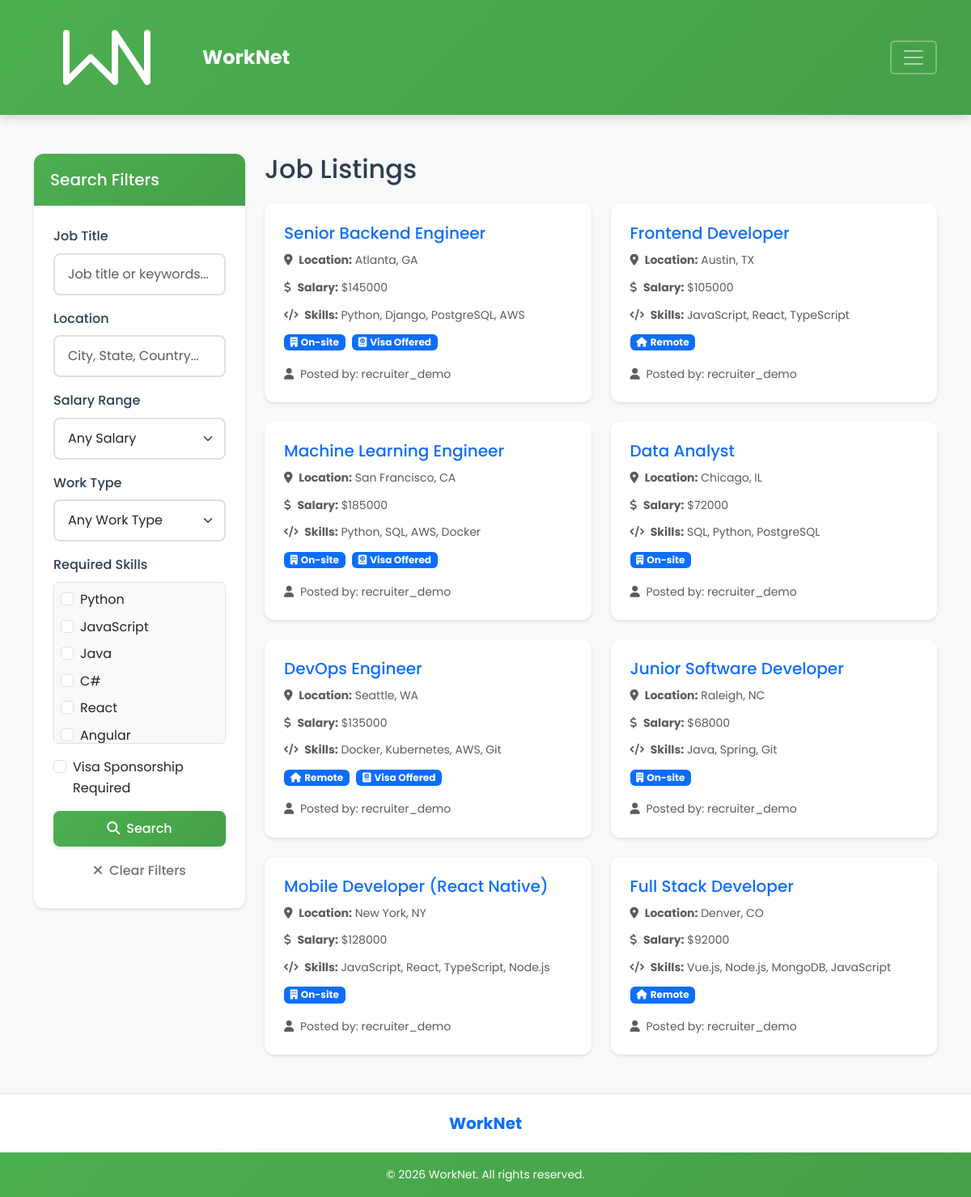
Page /job_board/ on the committed database.
### job_board/models.py (models this page shows, shortened)
class JobListing(models.Model):
    STATUS_CHOICES = [
        ('approved', 'Approved'),
        ('rejected', 'Rejected'),
        ('removed', 'Removed'),
    ]
    recruiter = models.ForeignKey(Account, on_delete=models.CASCADE, related_name='listings', limit_choices_to={'account_type': 'recruiter'}, null=True, blank=True)
    title = models.CharField(max_length=200)
    skills = models.CharField(max_length=100)
    location = models.CharField(max_length=100)
    latitude = models.FloatField(null=True, blank=True, help_text='Latitude for map display (auto-geocoded)')
    longitude = models.FloatField(null=True, blank=True, help_text='Longitude for map display (auto-geocoded)')
    salary = models.IntegerField(default=50000)
    is_remote = models.BooleanField(default=False)
    is_visa_offered = models.BooleanField(default=False)
    status = models.CharField(max_length=10, choices=STATUS_CHOICES, default='approved')
    rejection_reason = models.TextField(blank=True)

### accounts/models.py (models this page shows)
class Account(AbstractUser):
    ACCOUNT_TYPES = (
        ('recruiter', 'Recruiter'),
        ('seeker', 'Seeker'),
        ('admin', 'Administrator'),
    )
    account_type = models.CharField(max_length=10, choices=ACCOUNT_TYPES)
    email = models.EmailField(blank=True, null=True, help_text='Email address for the account')
    location = models.CharField(max_length=100, blank=True)
    skills = models.ManyToManyField(Skill, blank=True)
    projects = models.ManyToManyField(Project, blank=True)
    bio = models.TextField(blank=True)
    years_of_experience = models.PositiveIntegerField(default=0)
    is_suspended = models.BooleanField(default=False)
    suspension_reason = models.TextField(blank=True)
    suspension_date = models.DateTimeField(null=True, blank=True)
    profile_visibility = models.CharField(
        max_length=10,
        choices=[('public', 'Public'), ('private', 'Private')],
        default='public',
        help_text='Control overall profile visibility to recruiters'
    )
    hide_location = models.BooleanField(default=False, help_text='Hide location from recruiters')
    hide_skills = models.BooleanField(default=False, help_text='Hide skills from recruiters')
    hide_experience = models.BooleanField(default=False, help_text='Hide years of experience from recruiters')
    hide_projects = models.BooleanField(default=False, help_text='Hide projects from recruiters')

### job_board/views.py (the view, shortened to what this page needs)
# urls.py: path('', views.index, name='home.index'),
def index(request):
    all_jobs = JobListing.objects.filter(status='approved')
    recommended_jobs = []
    user_has_skills = False
    if request.user.is_authenticated and request.user.account_type == 'seeker':
        user_has_skills = len(get_user_skills(request.user)) > 0
        recommended_jobs = get_recommended_jobs(request.user, all_jobs)
    title = request.GET.get('title', '')
    location = request.GET.get('location', '')
    salary_range = request.GET.get('salary_range', '')
    work_type = request.GET.get('work_type', '')
    skills = request.GET.getlist('skills')
    visa_sponsorship = request.GET.get('visa_sponsorship')
    distance = request.GET.get('distance', '')
    map_north = request.GET.get('map_north')
    map_south = request.GET.get('map_south')
    map_east = request.GET.get('map_east')
    map_west = request.GET.get('map_west')
    search_jobs = all_jobs
    if title:
        search_jobs = search_jobs.filter(title__icontains=title)
    if location:
        search_jobs = search_jobs.filter(location__icontains=location)
    if work_type == 'remote':
        search_jobs = search_jobs.filter(is_remote=True)
    elif work_type == 'onsite':
        search_jobs = search_jobs.filter(is_remote=False)
    if skills:
        for skill in skills:
            search_jobs = search_jobs.filter(skills__icontains=skill)
    if visa_sponsorship:
        search_jobs = search_jobs.filter(is_visa_offered=True)
    try:
        distance = float(distance) if distance else None
    except ValueError:
        distance = None
    jobs = search_jobs
    return render(request, 'job_board/index.html', {
        'jobs': jobs,  # Search results (for backward compatibility)
        'all_jobs': all_jobs,  # All jobs (unfiltered)
        'search_jobs': search_jobs,  # Search results (explicit)
        'recommended_jobs': recommended_jobs,  # Recommended jobs for job seekers
        'user_has_skills': user_has_skills  # Whether user has skills filled in
    })

### job_board/templates/job_board/index.html (shortened to what this page needs)
{% extends 'base.html' %}
{% block content %}
<div class="container py-4">
  <div class="row">
    <div class="col-lg-3 mb-4" id="filtersSidebar" {% if user.is_authenticated and user.account_type == 'seeker' %}style="display: none;"{% endif %}>
      <div class="card">
        <div class="card-header">
          <h5 class="mb-0">Search Filters</h5>
        </div>
        <div class="card-body">
          <form method="get" action="{% url 'job_board.index' %}" id="jobSearchForm">
            <div class="mb-3">
              <label for="jobTitle" class="form-label">Job Title</label>
              <input type="text" class="form-control" id="jobTitle" name="title" value="{{ request.GET.title }}" placeholder="Job title or keywords...">
            </div>
            <div class="mb-3">
              <label for="location" class="form-label">Location</label>
              <input type="text" class="form-control" id="location" name="location" value="{{ request.GET.location }}" placeholder="City, State, Country...">
            </div>
            <div class="mb-3">
              <label for="salaryRange" class="form-label">Salary Range</label>
              <select class="form-select" id="salaryRange" name="salary_range">
                <option value="">Any Salary</option>
              </select>
            </div>
            <div class="mb-3">
              <label for="workType" class="form-label">Work Type</label>
              <select class="form-select" id="workType" name="work_type">
                <option value="">Any Work Type</option>
              </select>
            </div>
            <div class="mb-3">
              <label class="form-label">Required Skills</label>
              <div class="skills-container" style="max-height: 200px; overflow-y: auto;">
                <div class="form-check">
                  <input class="form-check-input" type="checkbox" id="skillPython" name="skills" value="Python" {% if 'Python' in request.GET.skills %}checked{% endif %}>
                  <label class="form-check-label" for="skillPython">Python</label>
                </div>
                <div class="form-check">
                  <input class="form-check-input" type="checkbox" id="skillJavaScript" name="skills" value="JavaScript">
                  <label class="form-check-label" for="skillJavaScript">JavaScript</label>
                </div>
                <div class="form-check">
                  <input class="form-check-input" type="checkbox" id="skillJava" name="skills" value="Java">
                  <label class="form-check-label" for="skillJava">Java</label>
                </div>
                <div class="form-check">
                  <input class="form-check-input" type="checkbox" id="skillCSharp" name="skills" value="C#">
                  <label class="form-check-label" for="skillCSharp">C#</label>
                </div>
                <div class="form-check">
                  <input class="form-check-input" type="checkbox" id="skillReact" name="skills" value="React">
                  <label class="form-check-label" for="skillReact">React</label>
                </div>
                <div class="form-check">
                  <input class="form-check-input" type="checkbox" id="skillAngular" name="skills" value="Angular">
                  <label class="form-check-label" for="skillAngular">Angular</label>
                </div>
              </div>
            </div>
            <div class="mb-3">
              <div class="form-check">
                <input class="form-check-input" type="checkbox" id="visaSponsorship" name="visa_sponsorship" {% if request.GET.visa_sponsorship %}checked{% endif %}>
                <label class="form-check-label" for="visaSponsorship">
                  Visa Sponsorship Required
                </label>
              </div>
            </div>
            <div class="d-grid gap-2">
              <button type="submit" class="btn custom-bg text-white">
                <i class="fas fa-search me-2"></i>Search
              </button>
              <button type="button" class="btn btn-outline-secondary" onclick="clearFilters()">
                <i class="fas fa-times me-2"></i>Clear Filters
              </button>
            </div>
          </form>
        </div>
      </div>
    </div>
    <div class="col-lg-9" id="mainContent">
      {% if user.is_authenticated and user.account_type == 'seeker' %}
      <div class="d-flex justify-content-between align-items-center mb-4">
        <div class="btn-group" role="group" aria-label="View toggle">
          <button type="button" class="btn btn-outline-primary active" id="recommendationsBtn" onclick="showRecommendations()">
            <i class="fas fa-star me-2"></i>Recommended Jobs
          </button>
          <button type="button" class="btn btn-outline-primary" id="allJobsBtn" onclick="showAllJobs()">
            <i class="fas fa-search me-2"></i>All Jobs
          </button>
        </div>
        <div class="d-flex align-items-center">
          <button type="button" class="btn btn-outline-success me-2" id="dynamicMapBtn" onclick="showMapViewFromActiveTab()" style="display: none;">
            <i class="fas fa-map-marker-alt me-2"></i>Map
          </button>
          <span class="badge bg-info me-2" id="viewModeBadge">Recommendations</span>
        </div>
      </div>
      {% else %}
      <div class="d-flex justify-content-between align-items-center mb-4">
        <h2 class="mb-0">Job Listings</h2>
      </div>
      {% endif %}
  <div id="allJobsSection" class="all-jobs-section" {% if user.is_authenticated and user.account_type == 'seeker' %}style="display: none;"{% endif %}>
  {% if all_jobs %}
    <div class="row">
      {% for job in all_jobs %}
            <div class="col-md-6 mb-4">
              <div class="card h-100 job-card">
            <div class="card-body">
                  <h5 class="card-title text-primary">{{ job.title }}</h5>
              <div class="job-details mb-3">
                    <div class="mb-2">
                      <small class="text-muted">
                        <i class="fas fa-map-marker-alt me-1"></i>
                        <strong>Location:</strong> {{ job.location }}
                      </small>
                    </div>
                    <div class="mb-2">
                      <small class="text-muted">
                        <i class="fas fa-dollar-sign me-1"></i>
                        <strong>Salary:</strong> ${{ job.salary|floatformat:0 }}
                      </small>
                    </div>
                    <div class="mb-2">
                <small class="text-muted">
                        <i class="fas fa-code me-1"></i>
                        <strong>Skills:</strong> {{ job.skills }}
                      </small>
                    </div>
                    <div class="mb-3">
                      {% if job.is_remote %}
                        <span class="badge bg-primary me-1">
                          <i class="fas fa-home me-1"></i>Remote
                        </span>
                      {% else %}
                        <span class="badge bg-primary me-1">
                          <i class="fas fa-building me-1"></i>On-site
                        </span>
                      {% endif %}
                      {% if job.is_visa_offered %}
                        <span class="badge bg-primary">
                          <i class="fas fa-passport me-1"></i>Visa Offered
                        </span>
                      {% endif %}
                    </div>
                  </div>
                  <div class="d-flex justify-content-between align-items-center">
                    <small class="text-muted">
                      <i class="fas fa-user me-1"></i>
                      Posted by: {{ job.recruiter.username }}
                    </small>
                  </div>
                </div>
              </div>
            </div>
            {% if forloop.counter|divisibleby:2 and not forloop.last %}
          </div><div class="row">
        {% endif %}
      {% endfor %}
    </div>
      {% endif %}
    </div>
  </div>
</div>
  </div>
{% endblock content %}

### WorkNet/templates/base.html (shortened to what this page needs)
<!DOCTYPE html>
<html>
  {% load static %}
  <head>
    <link href="https://cdn.jsdelivr.net/npm/bootstrap@5.3.3/dist/css/bootstrap.min.css" rel="stylesheet">
    <link rel="stylesheet" href="https://cdnjs.cloudflare.com/ajax/libs/font-awesome/6.1.1/css/all.min.css">
    <link rel="stylesheet" type="text/css" href="{% static 'css/style.css' %}">
  </head>
  <body class="d-flex flex-column min-vh-100">
    <nav class="navbar navbar-dark custom-bg navbar-expand-xxl">
      <div class="container">
        <a class="navbar-brand d-flex align-items-center" href="{% url 'home.index' %}">
          <img src="{% static 'img/logo.svg' %}" alt="WorkNet Logo" height="45" class="me-2" />
          <span class="fw-bold">WorkNet</span>
        </a>
        <button class="navbar-toggler" type="button" data-bs-toggle="collapse" data-bs-target="#navbarNavAltMarkup"
          aria-controls="navbarNavAltMarkup" aria-expanded="false" aria-label="Toggle navigation">
          <span class="navbar-toggler-icon"></span>
        </button>
      </div>
    </nav>
    <main class="flex-grow-1">
      {% block content %}
      {% endblock content %}
    </main>
    <footer class="mt-auto">
      <section class="ms-footer d-none d-md-block py-4">
        <div class="container">
          <div class="row align-items-center justify-content-center">
            <div class="col-auto">
              <h5 class="fw-bold text-primary mb-0">WorkNet</h5>
            </div>
          </div>
        </div>
      </section>
      <section class="ms-footer-bottom custom-bg py-3">
        <div class="container">
          <p class="text-center text-white mb-0 small">
            &copy; {% now "Y" %} WorkNet. All rights reserved.
          </p>
        </div>
      </section>
    </footer>
  </body>
</html>

### rows in the picture
JobListing: title "Senior Backend Engineer", location "Atlanta, GA", salary "145000", skills "Python, Django, PostgreSQL, AWS", is_remote False (drawn), is_visa_offered True (drawn), recruiter.username "recruiter_demo"
JobListing: title "Frontend Developer", location "Austin, TX", salary "105000", skills "JavaScript, React, TypeScript", is_remote True (drawn), recruiter.username "recruiter_demo"
JobListing: title "Machine Learning Engineer", location "San Francisco, CA", salary "185000", skills "Python, SQL, AWS, Docker", is_remote False (drawn), is_visa_offered True (drawn), recruiter.username "recruiter_demo"
JobListing: title "Data Analyst", location "Chicago, IL", salary "72000", skills "SQL, Python, PostgreSQL", is_remote False (drawn), recruiter.username "recruiter_demo"
JobListing: title "DevOps Engineer", location "Seattle, WA", salary "135000", skills "Docker, Kubernetes, AWS, Git", is_remote True (drawn), is_visa_offered True (drawn), recruiter.username "recruiter_demo"
JobListing: title "Junior Software Developer", location "Raleigh, NC", salary "68000", skills "Java, Spring, Git", is_remote False (drawn), recruiter.username "recruiter_demo"
JobListing: title "Mobile Developer (React Native)", location "New York, NY", salary "128000", skills "JavaScript, React, TypeScript, Node.js", is_remote False (drawn), recruiter.username "recruiter_demo"
JobListing: title "Full Stack Developer", location "Denver, CO", salary "92000", skills "Vue.js, Node.js, MongoDB, JavaScript", is_remote True (drawn), recruiter.username "recruiter_demo"
